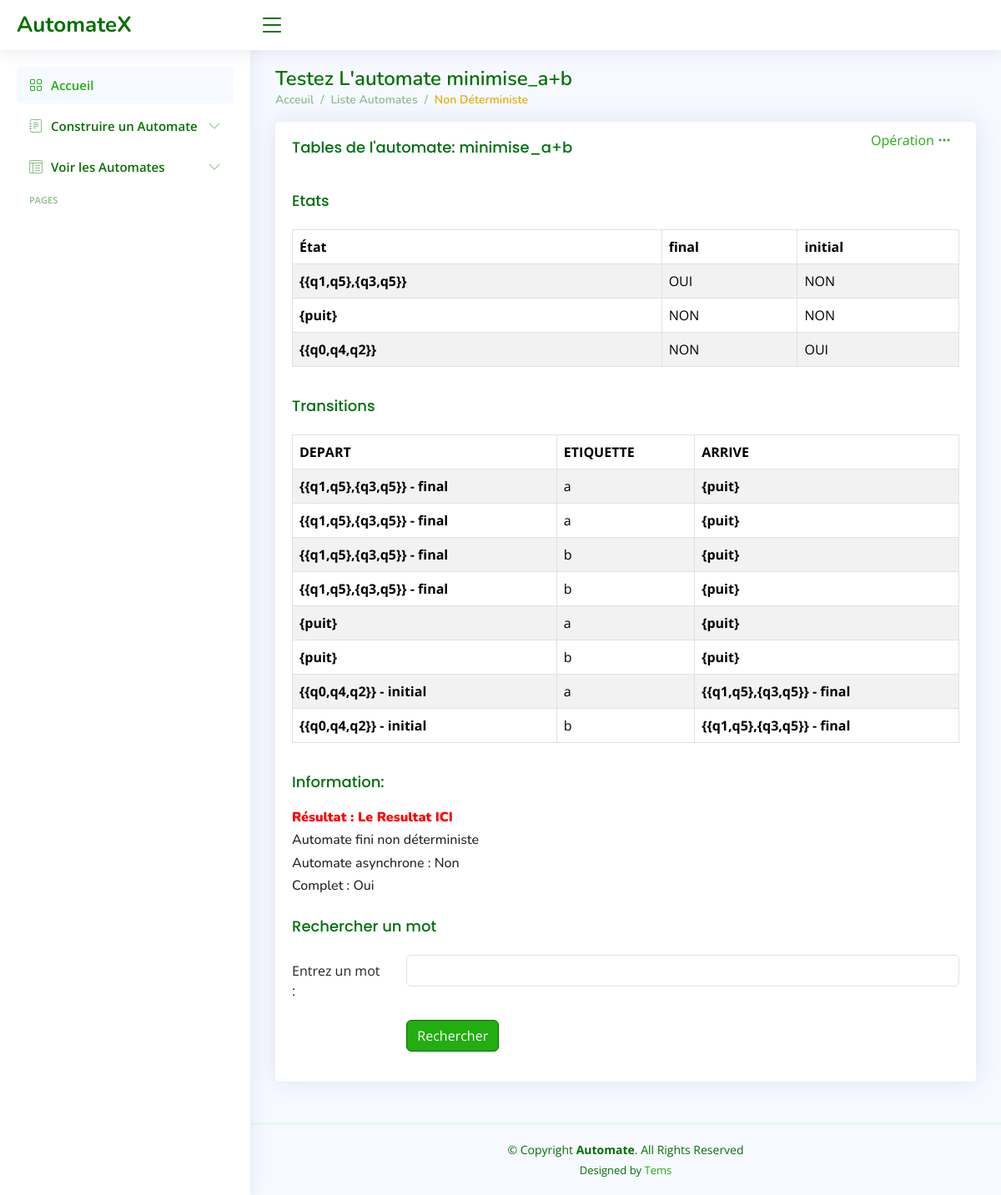
The page /tester/79/ on the database its author committed.
### AutomateApp/models.py (models this page shows, shortened)
class Automate(models.Model):
    nom = models.CharField(max_length=100)
    date=models.DateField(auto_now=True,editable=False)
    def to_classe(self):
        automate = AutomateClass(nom=self.nom)
        etats_django = self.etats.all()
        etat_map = {}
        for etat_django in etats_django:
            etat = EtatClass(nom=etat_django.nom, is_initial=etat_django.is_initial, is_final=etat_django.is_final)
            automate.add_etat(etat)
            etat_map[etat_django.id] = etat
        transitions_django = Transition.objects.filter(etat_depart__automate=self)
        for transition_django in transitions_django:
            etat_depart = etat_map[transition_django.etat_depart.id]
            etat_arrivee = etat_map[transition_django.etat_arrivee.id]
            transition = TransitionClass(etat_depart=etat_depart, etat_arrivee=etat_arrivee, etiquette=transition_django.etiquette, is_epsilon_transition=transition_django.is_epsilon_transition)
            automate.add_transition(transition)
        return automate

class Etat(models.Model):
    nom = models.CharField(max_length=100)
    is_initial = models.BooleanField(default=False)
    is_final = models.BooleanField(default=False)
    automate = models.ForeignKey(Automate, related_name='etats', on_delete=models.CASCADE)

### AutomateApp/views.py (the view, shortened to what this page needs)
# urls.py: path('tester/<int:automate_id>/', page_test, name='tester'),
def page_test(request, automate_id):
    automate = get_object_or_404(Automate, id=automate_id)
    classe = automate.to_classe()
    contient_transitions_vides = classe.contient_transitions_vides()
    if contient_transitions_vides:
        print("elimination")
        afficher_automate(classe)
        automate_classe=eliminer_epsilon_transitions(classe)
        afficher_automate(automate_classe)
        automate_classe=eliminer_epsilon_transitions(automate_classe)
        afficher_automate(automate_classe)
    else:
        automate_classe=classe
    est_complet = automate_classe.est_complet()
    resultat = None
    calcul = "Le calcul s'affiche ici "
    message = "Le Resultat ICI"
    mot = ""
    transitions=automate_classe.transitions
    etats = automate_classe.etats
    etiquettes = list(set(transition.etiquette for transition in automate_classe.transitions ))
    liste_vrai_etats=[]
    i=0
    tableau = []
    print(etiquettes)
    return render(request, 'AutomateApp/detail.html', context={
        'automate': automate,
        'tableau': tableau,
        'etiquettes': etiquettes,
        'resultat': resultat,
        'message': message,
        'calcul': calcul,
        'mot': mot,
        'automate_classe': automate_classe,
        'contient_transitions_vides': contient_transitions_vides,
        'est_complet': est_complet,
        'reconnu':is_reconnu if request.method == 'POST' else None,
        'transitions':transitions,
        'etats':etats,
    })

### AutomateApp/classes/classes.py (called while the page is built)
  def add_etat(self, etat):
    if etat not in self.etats:
      self.etats.append(etat)
      if etat.is_initial:
        self.etats_initiaux.append(etat)
      if etat.is_final:
        self.etats_finaux.append(etat)
      self.is_determinist = self.est_deterministe()[0]

  def add_transition(self, transition):
    if (transition.etat_depart not in self.etats) or (transition.etat_arrivee not in self.etats):
      raise ValueError("Les états de la transition doivent appartenir à l'automate.")
    self.transitions.append(transition)
    self.is_determinist = self.est_deterministe()[0]

  def get_alphabet(self):
          alphabet = {transition.etiquette for transition in self.transitions if transition.etiquette != ""}
          return alphabet

  def est_complet(self):
          for etat in self.etats:
              transitions_sortantes = {t.etiquette for t in self.transitions if t.etat_depart == etat}
              if self.get_alphabet() - transitions_sortantes:
                  return False
          return True

  def contient_transitions_vides(self):
        return any(transition.etiquette=="" or transition.etiquette=='' for transition in self.transitions)

### AutomateApp/templates/AutomateApp/detail.html (shortened to what this page needs)
{% extends "base.html" %}
{% block body %}
{% load static %}
{% load custom_filters %}
<main id="main" class="main">
  <div class="pagetitle">
    <h1>Testez L'automate {{automate.nom}}</h1>
    <nav>
      <ol class="breadcrumb">
        <li class="breadcrumb-item"><a href="{% url 'index' %}">Acceuil</a></li>
        <li class="breadcrumb-item">Liste Automates</li>
        <li class="breadcrumb-item active">{% if automate_classe.is_determinist %}
            <span style="color: greenyellow;">Déterministe</span>
        {% else %}
        <span style="color: rgb(227, 175, 3);">Non Déterministe</span>
        {% endif %}</li>
      </ol>
    </nav>
  </div>
  <section class="section">
      <div class="row">
          <div class="col-lg-12">
              <div class="card">
                  <div class="card-body">
                      <div class="filter detail">
                          <a class="icon" href="#" data-bs-toggle="dropdown">Opération <i class="bi bi-three-dots"></i></a>
                      </div>
                     {% if automate_classe.is_determinist %}
                     <h5 class="card-title">Table de l'automate: {{ automate.nom }}</h5>
                         <table class="table table-striped table-bordered" style="overflow: scroll;">
                             <thead>
                                 <tr>
                                     <th scope="col">État</th>
                                     {% for etiquette in etiquettes %}
                                     <th scope="col">{{ etiquette }}</th>
                                     {% endfor %}
                                 </tr>
                             </thead>
                             <tbody>
                                 {% for etat, transitions in tableau %}
                                 <tr>
                                     <th scope="row">{{ etat }} </th>
                                     {% for i in etiquettes|length|range %}
                                     <td>{{ transitions|index:i }}</td>
                                     {% endfor %}
                                 </tr>
                                 {% endfor %}
                             </tbody>
                         </table>
                         {% else %}
                         <h5 class="card-title">Tables de l'automate: {{ automate.nom }}</h5>
                         <h5 class="card-title">Etats</h5>
                         <table class="table table-striped table-bordered" style="overflow: scroll;">
                            <thead>
                                <tr>
                                    <th scope="col">État</th>
                                    <th scope="col">final</th>
                                    <th scope="col">initial</th>
                                </tr>
                            </thead>
                            <tbody>
                                {% for etat in etats %}
                                <tr>
                                    <th scope="row">{{ etat.nom }} </th>
                                    {% if etat.is_final %}
                                    <td>OUI</td>
                                    {% else %}
                                    <td>NON</td>
                                    {% endif %}
                                    {% if etat.is_initial  %}
                                    <td>OUI</td>
                                    {% else %}
                                    <td>NON</td>
                                    {% endif %}
                                </tr>
                                {% endfor %}
                            </tbody>
                        </table>
                        <h5 class="card-title">Transitions</h5>
                        <table class="table table-striped table-bordered" style="overflow: scroll;">
                            <thead>
                                <tr>
                                    <th scope="col">DEPART</th>
                                    <th scope="col">ETIQUETTE</th>
                                    <th scope="col">ARRIVE</th>
                                </tr>
                            </thead>
                            <tbody>
                                {% for  transition in transitions %}
                                <tr>
                                    <th scope="row">{{ transition.etat_depart.nom }}
                                    {% if transition.etat_depart.is_initial %}
                                         - initial
                                    {% elif transition.etat_depart.is_final %}
                                         - final
                                     {% endif %}
                                         </th>
                                    <td>{{ transition.etiquette }}</td>
                                    <th scope="row">{{ transition.etat_arrivee.nom }}
                                        {% if transition.etat_arrivee.is_initial %}
                                        - initial
                                   {% elif transition.etat_arrivee.is_final %}
                                        - final
                                    {% endif %}
                                    </th>
                                </tr>
                                {% endfor %}
                            </tbody>
                        </table>
                     {% endif %}
                      <h5 class="card-title">Information:</h5>
                      <div class="information">
                          {% if reconnu %}
                          <h6 style="font-weight: 900;color:green">Résultat : {{ message }}</h6>
                          {% else %}
                          <h6 style="font-weight: 900;color:red">Résultat : {{ message }}</h6>
                          {% endif %}
                          <h6>Automate fini
                              {% if automate_classe.is_determinist %}
                                  déterministe
                              {% else %}
                                  non déterministe
                              {% endif %}
                          </h6>
                          <h6>Automate asynchrone :
                              {% if contient_transitions_vides %}
                                  Oui
                              {% else %}
                                  Non
                              {% endif %}
                          </h6>
                          <h6>Complet :
                              {% if est_complet %}
                                  Oui
                              {% else %}
                                  Non
                              {% endif %}
                          </h6>
                      </div>
                      <h5 class="card-title">Rechercher un mot</h5>
                      <form action="" method="POST">
                          <div class="row mb-3">
                              <label for="inputText" class="col-sm-2 col-form-label">Entrez un mot :</label>
                              <div class="col-sm-10">
                                  <input type="text" name="mot" class="form-control" value="{{ mot }}">
                              </div>
                          </div>
                          <div class="row mb-3">
                              <label class="col-sm-2 col-form-label"></label>
                              <div class="col-sm-10">
                                  <button type="submit" class="btn btn-primary">Rechercher</button>
                              </div>
                          </div>
                      </form>
                  </div>
              </div>
          </div>
      </div>
  </section>
</main>
  {% endblock %}

### AutomateApp/static/assets/css/style.css (style rules this page uses)
:root { scroll-behavior: smooth; }
body { font-family: "Open Sans", sans-serif; background: #f6f9ff; color: #444444; }
a { color: #22ad10; text-decoration: none; }
.detail { left: 85%; position: absolute; top: 10px; }
h1, h2, h3, h4, h5, h6 { font-family: "Nunito", sans-serif; }
#main { margin-top: 60px; padding: 20px 30px; transition: all 0.3s; }
.pagetitle { margin-bottom: 10px; }
.pagetitle h1 { font-size: 24px; margin-bottom: 0; font-weight: 600; color: #057001; }
.card { margin-bottom: 30px; border: none; border-radius: 5px; box-shadow: 0px 0 30px rgba(1, 41, 112, 0.1); }
.card-title { padding: 20px 0 15px 0; font-size: 18px; font-weight: 500; color: #017010; font-family: "Poppins", sans-serif; }
.card-body { padding: 0 20px 20px 20px; }
.btn { background-color: #22ad10; border-color: #057001; }
.btn::after { background-color: #057001; }
.breadcrumb { font-size: 14px; font-family: "Nunito", sans-serif; color: #8bbd89; font-weight: 600; }
.breadcrumb a { color: #8bbd89; transition: 0.3s; }
.breadcrumb .breadcrumb-item::before { color: #8bbd89; }
.breadcrumb .active { color: #568f51; font-weight: 600; }
@media (min-width: 1200px) { #main, #footer { margin-left: 300px; } }

### rows shown on the page
Automate: nom "minimise_a+b"
Etat: nom "{{q1,q5},{q3,q5}}"
Etat: nom "{puit}"
Etat: nom "{{q0,q4,q2}}"

### other values the page prints
{{ transition.etiquette }} "a" "a" "b" "b" "a" "b" "a" "b"
{{ message }} "Le Resultat ICI"
